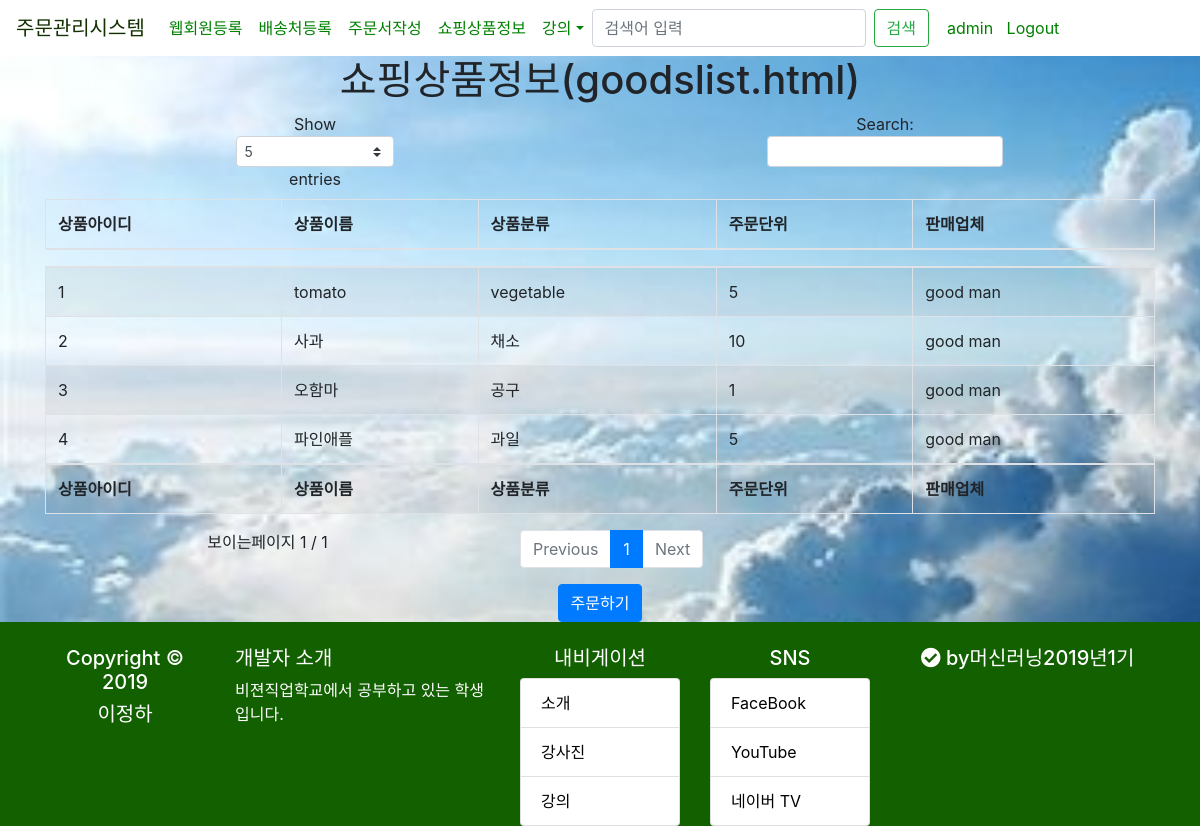
Screenshot of /ordersystem/goodslist/ (signed in) with the database file from the repository.
### ordersystem/models.py (models this page shows, shortened)
class Goods(models.Model):#상품정보 -/상품번호/상품명,상품분류,주문단위,판매업체번호 (FK)
    goodName = models.CharField(max_length=100)
    classification = models.CharField(max_length=20) #상품분류 ~ 대,중,소, 500cc,1000cc etc
    orderUnit =  models.CharField(max_length=20) #주문단위 ~ 박스,개, ...
    enterprise_id = models.ForeignKey(Enterprise,on_delete=models.CASCADE) #>>>> FK

class Enterprise(models.Model):#업체정보  - /업체번호/사업자등록번호,업체명,업종코드,주소
    corporate_reg_no = models.CharField(max_length=50,unique=True,null=False)
    enterprise_name = models.CharField(max_length=50)
    industry_code = models.CharField(max_length=50)
    enterprise_address = models.CharField(max_length=200)

### ordersystem/views.py (the view)
# urls.py: path('goodslist/',views.goodslist,name='goodslist'),
def goodslist(request):
    goodsList = Goods.objects.all()
    return render(request,'ordersystem/goodslist.html',{'goodsList':goodsList})

### ordersystem/templates/ordersystem/goodslist.html
{% extends "base.html" %}
{% block content %}
	<div class="container" align="center">
		<h1>쇼핑상품정보(goodslist.html)</h1>
		<table id="example" class="table table-striped table-bordered"
			style="width: 100%">
			<thead>
				<th>상품아이디</th>
				<th>상품이름</th>
				<th>상품분류</th>
				<th>주문단위</th>
				<th>판매업체</th>
			</thead>
			<tbody>
				{% for good in goodsList %}
				<tr>
					<td>{{good.id}}</td>
					<td>{{good.goodName}}</td>
					<td>{{good.classification}}</td>
					<td>{{good.orderUnit}}</td>
					<td>{{good.enterprise_id.enterprise_name}}</td>
				</tr>
				{% endfor %}
			</tbody>
			<tfooter>
			<th>상품아이디</th>
				<th>상품이름</th>
				<th>상품분류</th>
				<th>주문단위</th>
				<th>판매업체</th>
			</tfooter>
		</table>
		<button type="button" class="btn btn-primary"
			onclick="location.href='/ordersystem/orderwrite'">주문하기</button>
	</div>
	{% endblock content %}

### templates/base.html (shortened to what this page needs)
{% load static %}
<!DOCTYPE html>
<html>
<head>
<link rel="stylesheet" href="{% static 'css/bootstrap.css' %}"
	type='text/css'>
<link href="{% static 'css/boost.css' %}" rel='stylesheet'
	type='text/css'>
<link rel="stylesheet"
	href="https://use.fontawesome.com/releases/v5.7.0/css/all.css"
>
<link href="{% static 'css/style.css' %}" rel="stylesheet"
	type="text/css">
<link href="{% static 'css/sungs.css' %}" rel='stylesheet'
	type='text/css'>
<body>
	<div id="header_div">
		<nav class="navbar navbar-expand-lg navbar-white bg-white" >
			<a class="navbar-brand" href="/index/" style="color: #123000">주문관리시스템</a>
			<div class="collapse navbar-collapse" id="navbarNavDropdown" >
				<ul class="navbar-nav">
					<li class="nav-item active"><a class="nav-link" href="/signup">웹회원등록</a></li>
					<li class="nav-item active"><a class="nav-link"
						href="/ordersystem/postal/">배송처등록</a></li>
					<li class="nav-item active"><a class="nav-link"
						href="/ordersystem/orderwrite/">주문서작성</a></li>
					<li class="nav-item active"><a class="nav-link"
						href="/ordersystem/goodslist">쇼핑상품정보</a></li>
					<li class="nav-item dropdown"><a
						class="nav-link dropdown-toggle" href="#" role="button"
						data-toggle="dropdown" aria-haspopup="true" aria-expanded="false">강의</a>
						</li>
				</ul>
				<form class="form-inline" action="#" method="post">
					<input class="form-control mr-sm-2" type="search"
						placeholder="검색어 입력" aria-label="검색">
					<button class="btn btn-outline-success my-2 my-sm-0" type="submit">검색</button>
				</form>
				<ul class="nav navbar-nav navbar-right">
					{% if user.is_active %}
						<li><a href="{%url 'login' %}">  {{user.username}}
						</a></li>
						<li><a href="{% url 'logout' %}">Logout</a></li>
					{% else %}
						<li><a href="{%url 'login' %}"> <span
								class="glyphicon glyphicon-user"></span> Login
						</a></li>
						&nbsp;&nbsp;&nbsp;
						<li><a href="{% url 'admin:index' %}">Admin</a></li>
					{% endif %}
				</ul>
			</div>
		</nav>
	</div>
	{% block content %} {% endblock content %}
	<footer style="background-color: #126000; color: #ffffff">
		<div class="container">
			<br>
			<div class="row">
				<div class="col-sm-2" style="text-align: center;">
					<h5>Copyright &copy; 2019</h5>
					<h5>이정하</h5>
				</div>
				<div class="col-sm-3">
					<h5>개발자 소개</h5>
					<p>비젼직업학교에서 공부하고 있는 학생입니다.</p>
				</div>
				<div class="col-sm-2">
					<h5 style="text-align: center;">내비게이션</h5>
					<div class="list-group">
						<a href="main.do" class="list-group-item">소개</a> <a
							href="teacher.jsp" class="list-group-item">강사진</a> <a
							href="lecture.jsp" class="list-group-item">강의</a>
					</div>
				</div>
				<div class="col-sm-2">
					<h5 style="text-align: center;">SNS</h5>
					<div class="list-group">
						<a href="#" class="list-group-item">FaceBook</a> <a href="#"
							class="list-group-item">YouTube</a> <a href="#"
							class="list-group-item">네이버 TV</a>
					</div>
				</div>
				<div class="col-sm-3">
					<h5 style="text-align: center;">
						<i class="fas fa-check-circle"></i>&nbsp;by머신러닝2019년1기
					</h5>
				</div>
			</div>
		</div>
	</footer>
</body>
</html>

### static/css/boost.css (style rules this page uses)
* { font-family: 'Nanum Gothic'; }
a { color: #000000; text-decoration: none; }
.navbar { background-color:#000000; border-color:#000000; }
.navbar .navbar-brand { color:#ffffff; }

### static/css/style.css (style rules this page uses)
li a { color: green; }
body { background: white url("images/background.jpg") no-repeat; background-size: cover; }

### rows the page displays
Goods: id "1", goodName "tomato", classification "vegetable", orderUnit "5", enterprise_id.enterprise_name "good man"
Goods: id "2", goodName "사과", classification "채소", orderUnit "10", enterprise_id.enterprise_name "good man"
Goods: id "3", goodName "오함마", classification "공구", orderUnit "1", enterprise_id.enterprise_name "good man"
Goods: id "4", goodName "파인애플", classification "과일", orderUnit "5", enterprise_id.enterprise_name "good man"

### other values shown
{{ user.username }} "admin"
